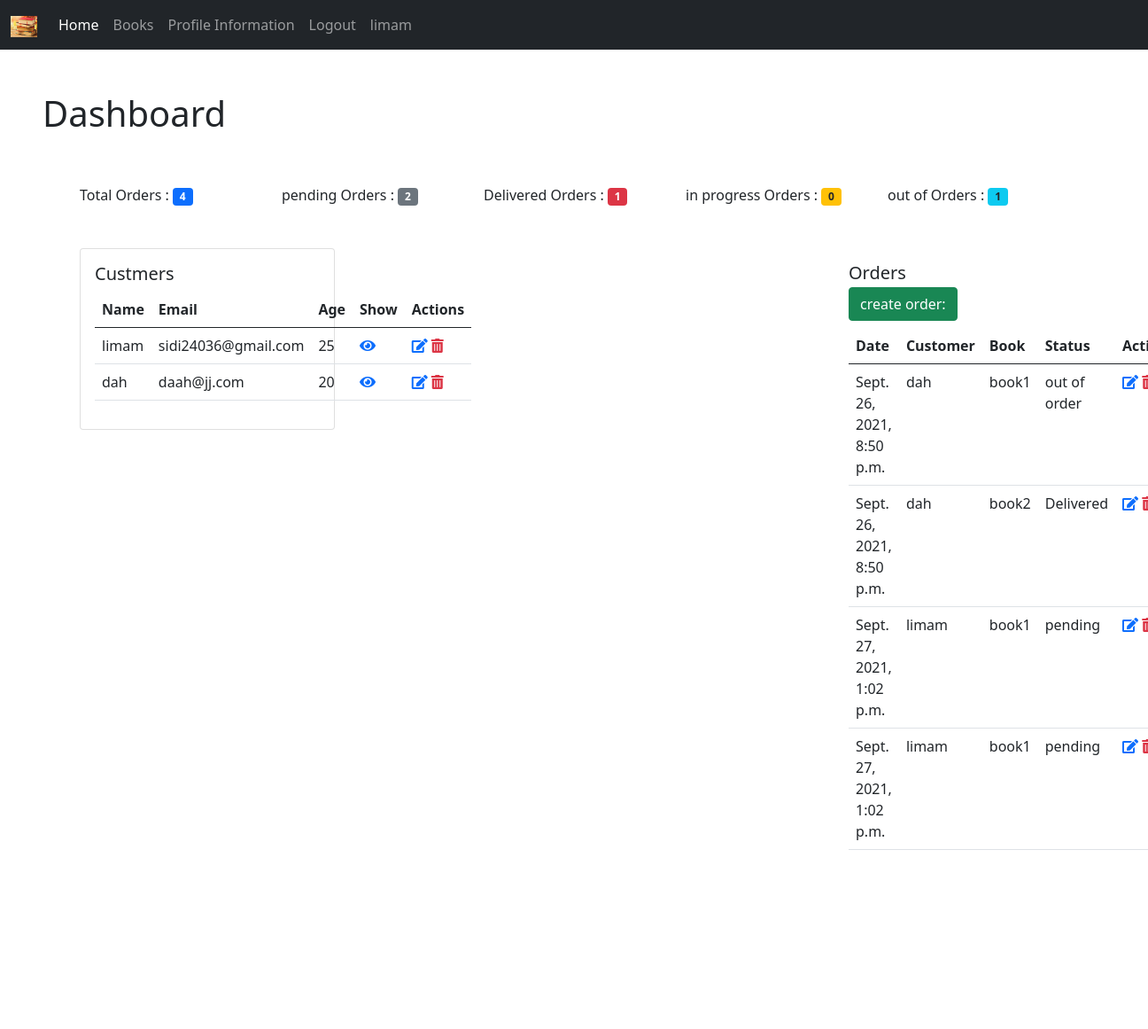
The app's page / (signed in) with its own data.
### bookstore/models.py (models this page shows)
class Customer(models.Model):
    user = models.OneToOneField(User ,null=True ,on_delete=models.CASCADE)
    name =models.CharField(max_length=190, null=True)
    email =models.CharField(max_length=190, null=True)
    phone =models.CharField(max_length=190, null=True)
    age =models.CharField(max_length=190, null=True)
    avatar = models.ImageField(blank=True,null=True, default='person.png')
    date_created =models.DateTimeField(auto_now_add=True, null=True)
    def __str__(self) :
        return self.name

class Order(models.Model):
    STATUS =(
        ('pending','pending'),
        ('Delivered','Delivered'),
        ('in progress','in progress'),
        ('out of order','out of order')
    )
    customer =models.ForeignKey(Customer,null=True,on_delete=models.SET_NULL)
    book =models.ForeignKey(Book,null=True,on_delete=models.SET_NULL)
    tags =models.ManyToManyField(Tag)
    date_created =models.DateTimeField(auto_now_add=True, null=True)
    status=models.CharField(max_length=200, null=True,choices=STATUS)

class Book(models.Model):
    CATEGORY =(
        ('classics','classics'),
        ('comik book','comik book'),
        ('Fantasy','Fantasy'),
        ('horror','horror')
    )
    name =models.CharField(max_length=190, null=True)
    author =models.CharField(max_length=190, null=True)
    price =models.FloatField( null=True)
    category =models.CharField(max_length=190, null=True,choices=CATEGORY)
    description =models.CharField(max_length=190, null=True)
    tags =models.ManyToManyField(Tag)
    date_created =models.DateTimeField(auto_now_add=True, null=True)
    def __str__(self) :
        return self.name

### bookstore/decorators.py (the view)
        def wrapper_func(request ,*args,**kwargs):
            group = None
            if request.user.groups.exists():
                group =request.user.groups.all()[0].name
            if group == 'admin':
             return view_func(request ,*args,**kwargs)
            if group == 'customer':
                return redirect('user_profile')

### bookstore/views.py (called while the page is built)
@login_required(login_url='login')
@forAdmins
def home(request):
    customers = Customer.objects.all()
    orders = Order.objects.all()
    t_orders = orders.count()
    p_orders = orders.filter(status='pending').count()
    d_orders = orders.filter(status='Delivered').count()
    in_orders = orders.filter(status='in progress').count()
    out_orders = orders.filter(status='out of order').count()
    context = {'customers': customers ,
                'orders': orders,
                't_orders':t_orders,
                'p_orders': p_orders,
                'd_orders': d_orders,
                'in_orders': in_orders,
                'out_orders': out_orders}
    return render(request , 'bookstore/dashboard.html',context)

### bookstore/templates/bookstore/dashboard.html (shortened to what this page needs)
{% extends 'bookstore/main.html'%}
{% block limam %}
<h1 class="p-5">Dashboard</h1>
<div class="container pb-5">
  <div class="row">
    <div class="col">
     Total Orders : <span class="badge bg-primary">{{t_orders}}</span>
    </div>
    <div class="col">
      pending Orders : <span class="badge bg-secondary">{{p_orders}}</span>
    </div>
    <div class="col">
      Delivered Orders : <span class="badge bg-danger">{{d_orders}}</span>
    </div>
    <div class="col">
      in progress Orders : <span class="badge bg-warning text-dark">{{in_orders}}</span>
    </div>
    <div class="col">
      out of Orders : <span class="badge bg-info text-dark">{{out_orders}}</span>
    </div>
  </div>
</div>
<div class="container">
 <div class="row">
  <div class="col">
<div class="card" style="width: 18rem;">
  <div class="card-body">
    <h5 class="card-title"> Custmers</h5>
    <table class="table">
  <thead>
    <tr>
      <th scope="col">Name</th>
      <th scope="col">Email</th>
      <th scope="col">Age</th>
      <th scope="col">Show</th>
      <th scope="col">Actions</th>
    </tr>
  </thead>
  <tbody>
      {% for item in customers %}
        <tr>
      <td>{{item.name}}</td>
      <td>{{item.email}}</td>
      <td>{{item.age}}</td>
      <td> <a href="{% url 'customer' item.id %}"><i class="fas fa-eye"></i> </a>
       <td>
        <a href="#"><i class="fas fa-edit"></i></a>
        <a class="text-danger" href="#"><i class="fas fa-trash-alt"></i></a>
       </td>
        </tr>
      {% endfor %}
  </tbody>
</table>
</div>
</div>
  </div>
  <div class="col>
<div class="card" style="width: 18rem;">
  <div class="card-body">
    <h5 class="card-title">Orders</h5>
    <h6 class="card-subtitle mb-2 text-muted"><a class="btn btn-success" href="#">create order:</a></h6>
        <table class="table">
  <thead>
    <tr>
    <th scope="col">Date</th>
      <th scope="col">Customer</th>
      <th scope="col">Book</th>
      <th scope="col">Status</th>
      <th scope="col">Actions</th>
    </tr>
  </thead>
  <tbody>
      {% for item in orders %}
        <tr>
      <td>{{item.date_created}}</td>
      <td>{{item.customer}}</td>
      <td>{{item.book}}</td>
      <td>{{item.status}}</td>
      <td>
        <a href="{% url 'update' item.id %}"><i class="fas fa-edit"></i></a>
        <a class="text-danger" href="{% url 'delete' item.id %}"><i class="fas fa-trash-alt"></i></a>
       </td>
        </tr>
      {% endfor %}
  </tbody>
</table>
</div>
</div>
  </div>
</div>
  <div class="row pt-5">
  <div class="col">
<div class="card" style="width: 18rem;">
  <div class="card-body">
    <h5 class="card-title">Card title</h5>
  </div>
   </div>
  </div>
  <div class="col">
<div class="card" style="width: 18rem;">
  <div class="card-body">
    <h5 class="card-title">Card title</h5>
  </div>
    </div>
   </div>
  </div>
{% endblock %}

### bookstore/templates/bookstore/main.html (shortened to what this page needs)
 {% load static %}
<!DOCTYPE html>
<html>
<head>
</head>
<body>
<div>
<link href="https://cdn.jsdelivr.net/npm/bootstrap@5.0.2/dist/css/bootstrap.min.css" rel="stylesheet"
>
<link rel="stylesheet" href="https://pro.fontawesome.com/releases/v5.10.0/css/all.css"
/>
{% include 'bookstore/navbar.html'%}
</div>
  {% block limam %}
  {% endblock %}
<h1>Footer</h1>
</body>
</html>

### bookstore/templates/bookstore/navbar.html (shortened to what this page needs)
{% load static %}
<nav class="navbar navbar-expand-lg navbar-dark bg-dark">
  <div class="container-fluid">
    <a class="navbar-brand" href="{% url 'home' %}"> <img src="{% static '/images/book.jpg'%}"
    alt="" width="30" height="24"></a>
    <div class="collapse navbar-collapse" id="navbarSupportedContent">
      <ul class="navbar-nav me-auto mb-2 mb-lg-0">
       {% if request.user.is_staff%}
        <li class="nav-item">
          <a class="nav-link active" aria-current="page" href="{% url 'home' %}">Home<span class="sr-only">(current)</span></a>
        </li>
        <li class="nav-item">
          <a class="nav-link" href="{% url 'books' %}">Books</a>
        {% endif %}
        </li>
        <li class="nav-item">
          <a class="nav-link" href="{% url 'profile_info' %}">Profile Information</a>
        </li>
        <li class="nav-item">
          <a class="nav-link" href="{% url 'logout' %}">Logout</a>
        </li>
        <li class="nav-item">
        <a class="nav-link" href="#">{{request.user}}</a>
        </li>
      </ul>
    </div>
  </div>

### records on screen
Customer: name "limam", email "sidi24036@gmail.com", age "25"
Customer: name "dah", email "daah@jj.com", age "20"
Order: date_created "Sept. 26, 2021, 8:50 p.m.", customer "dah", book "book1", status "out of order"
Order: date_created "Sept. 26, 2021, 8:50 p.m.", customer "dah", book "book2", status "Delivered"
Order: date_created "Sept. 27, 2021, 1:02 p.m.", customer "limam", book "book1", status "pending"
Order: date_created "Sept. 27, 2021, 1:02 p.m.", customer "limam", book "book1", status "pending"

### other values on screen
{{ request.user }} "limam"
{{ t_orders }} "4"
{{ p_orders }} "2"
{{ d_orders }} "1"
{{ in_orders }} "0"
{{ out_orders }} "1"
